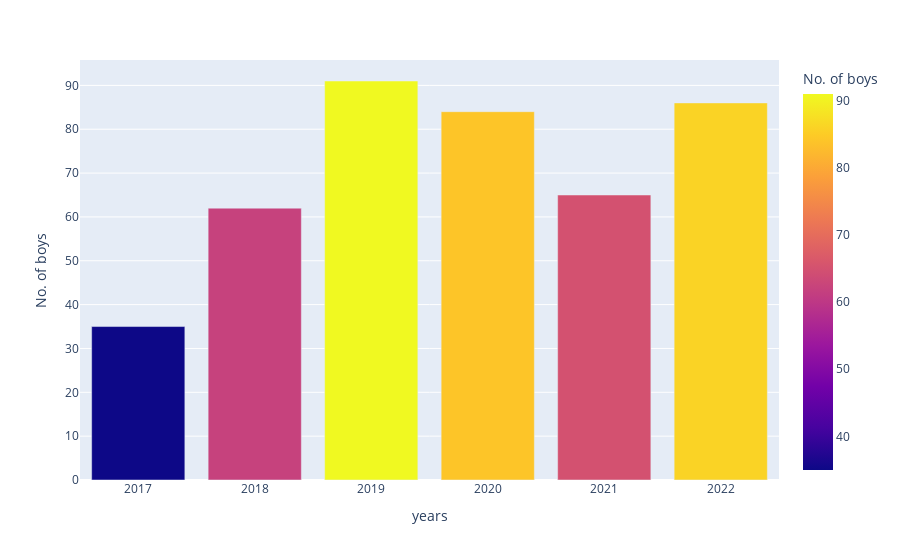

Write notebook code for a chart like this one.
### Markdown cell above
#### Colored Bar

### Code cell
fig = px.bar(df, x='years', y='boys',
             hover_data=['boys'], color='boys',
             labels={'boys':'No. of boys'})
fig.show()

### Figure 1 — Plotly figure (JSON) as saved in the notebook; plotly's stock layout.template omitted (floating-point values rounded to 4 significant figures)
{"data": [{"alignmentgroup": "True", "hovertemplate": "years=%{x}<br>No. of boys=%{marker.color}<extra></extra>", "legendgroup": "", "marker": {"color": [35, 62, 91, 84, 65, 86], "coloraxis": "coloraxis", "pattern": {"shape": ""}}, "name": "", "offsetgroup": "", "orientation": "v", "showlegend": false, "textposition": "auto", "type": "bar", "x": [2017, 2018, 2019, 2020, 2021, 2022], "xaxis": "x", "y": [35, 62, 91, 84, 65, 86], "yaxis": "y"}], "layout": {"barmode": "relative", "coloraxis": {"colorbar": {"title": {"text": "No. of boys"}}, "colorscale": [[0, "#0d0887"], [0.1111, "#46039f"], [0.2222, "#7201a8"], [0.3333, "#9c179e"], [0.4444, "#bd3786"], [0.5556, "#d8576b"], [0.6667, "#ed7953"], [0.7778, "#fb9f3a"], [0.8889, "#fdca26"], [1, "#f0f921"]]}, "legend": {"tracegroupgap": 0}, "margin": {"t": 60}, "xaxis": {"anchor": "y", "domain": [0, 1], "title": {"text": "years"}}, "yaxis": {"anchor": "x", "domain": [0, 1], "title": {"text": "No. of boys"}}}}
